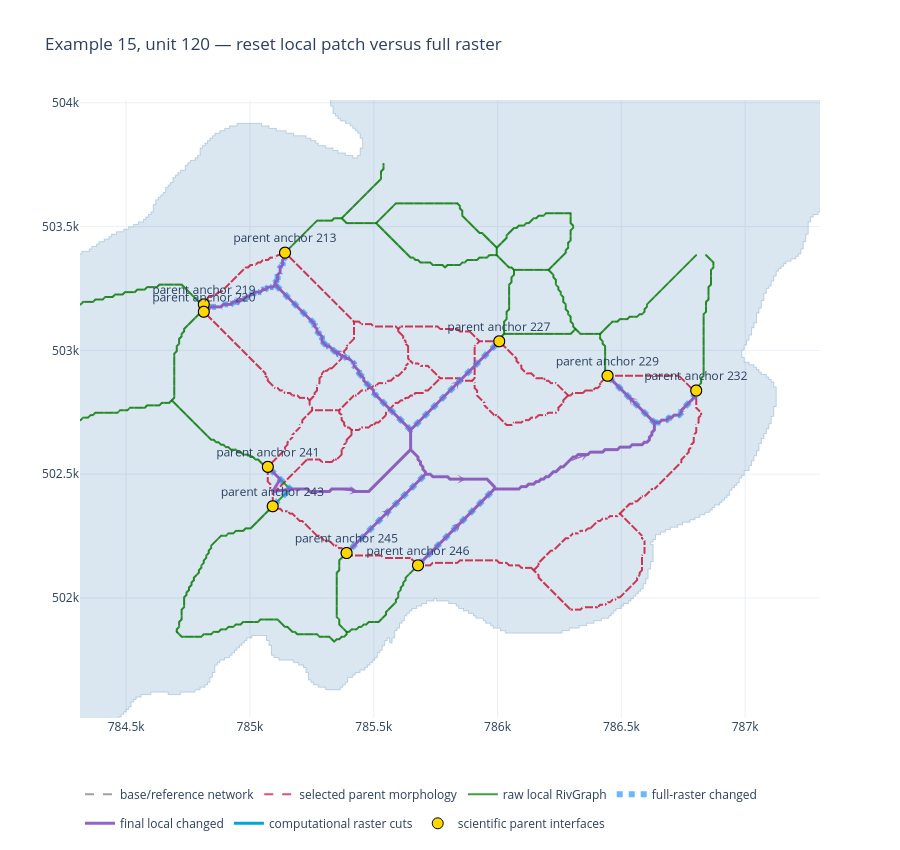

The cell this chart's notebook holds for it:
### Code cell
# Change VISUAL_UNIT and rerun. Recommended order: 120, 55, 116, 186, 74, 115, 190.
VISUAL_UNIT = 120
case = reset_cases.get(VISUAL_UNIT) or load_reset_audit_case(VISUAL_UNIT)
local_changed = case['local_links'].loc[case['local_links'].id_link.astype(int).isin(case['local_changed_ids'])]
full_changed = case['full_links'].loc[case['full_links'].id_link.astype(int).isin(case['full_changed_ids'])]
area = local_changed.geometry.union_all().buffer(500)
base_view = case['base_links'].loc[case['base_links'].geometry.intersects(area)]
selected_parent = case['base_links'].loc[case['base_links'].id_link.astype(int).isin(case['selected_parent_ids'])]
raw_view = case['raw_links'].loc[case['raw_links'].geometry.intersects(area)]
anchors = case['base_nodes'].loc[case['base_nodes'].id_node.astype(int).isin(case['anchor_ids'])]
mask = _audit_mask_polygons(case['mask_path']).to_crs(case['local_links'].crs)
fig = go.Figure()
for geometry in mask.geometry:
    polygons = list(geometry.geoms) if geometry.geom_type == 'MultiPolygon' else [geometry]
    for polygon in polygons:
        x, y = polygon.exterior.xy
        fig.add_trace(go.Scattergl(x=list(x), y=list(y), mode='lines', fill='toself', fillcolor='rgba(70,130,180,0.20)', line=dict(color='rgba(70,130,180,0.30)', width=1), name='local collapsed-water mask', hoverinfo='skip', showlegend=False))
_audit_line_traces(fig, base_view, 'base/reference network', 'grey', 2, dash='dash', opacity=0.75)
_audit_line_traces(fig, selected_parent, 'selected parent morphology', 'crimson', 2, dash='dash', opacity=0.75)
_audit_line_traces(fig, raw_view, 'raw local RivGraph', 'green', 2, opacity=0.75)
_audit_line_traces(fig, full_changed, 'full-raster changed', 'dodgerblue', 6, dash='dot', opacity=0.65)
_audit_line_traces(fig, local_changed, 'final local changed', '#8e5cc2', 3, opacity=0.95)
_audit_line_traces(fig, case['cuts'], 'computational raster cuts', '#00a6d6', 3)
_audit_direction_arrows(fig, raw_view, case['raw_nodes'], 'green')
_audit_direction_arrows(fig, local_changed, case['local_nodes'], '#8e5cc2')
fig.add_trace(go.Scattergl(x=anchors.geometry.x, y=anchors.geometry.y, mode='markers+text', marker=dict(size=11, color='gold', line=dict(color='black', width=1)), text=[f'parent anchor {value}' for value in anchors.id_node], textposition='top center', hovertemplate='%{text}<extra></extra>', name='scientific parent interfaces'))
bounds = area.bounds
fig.update_layout(title=f'Example 15, unit {VISUAL_UNIT} — reset local patch versus full raster', template='plotly_white', height=850, legend=dict(orientation='h'), hovermode='closest')
fig.update_xaxes(range=[bounds[0], bounds[2]], scaleanchor='y', scaleratio=1); fig.update_yaxes(range=[bounds[1], bounds[3]])
fig.show()
display(Markdown('**Decision:** accept only if purple represents the intended collapsed morphology, reconnects exactly at the gold interfaces, and contains no surviving green context branch. Blue/purple segmentation counts may differ when they cover the same corridor.'))

# Geometry-matched changed-link attribute table. Large values identify links to hover and inspect, not automatic failures.
distance = np.asarray([[left.hausdorff_distance(right) for right in full_changed.geometry] for left in local_changed.geometry], dtype=float)
rows, columns = linear_sum_assignment(distance) if distance.size else ([], [])
attribute_rows = []
for left_index, right_index in zip(rows, columns):
    left, right = local_changed.iloc[left_index], full_changed.iloc[right_index]
    record = {'local_link_id': int(left.id_link), 'full_link_id': int(right.id_link), 'hausdorff_m': float(distance[left_index, right_index])}
    for field in ['len', 'wid_adj_wet', 'wid_adj_routing', 'slope']:
        if field in local_changed.columns and field in full_changed.columns and pd.notna(left[field]) and pd.notna(right[field]):
            local_value, full_value = float(left[field]), float(right[field])
            record[f'{field}_local'] = local_value; record[f'{field}_full'] = full_value
            record[f'{field}_relative_difference'] = abs(local_value - full_value) / max(abs(local_value), abs(full_value), 1e-12)
    attribute_rows.append(record)
attribute_review = pd.DataFrame(attribute_rows).sort_values('hausdorff_m', ascending=False)
display(attribute_review)
